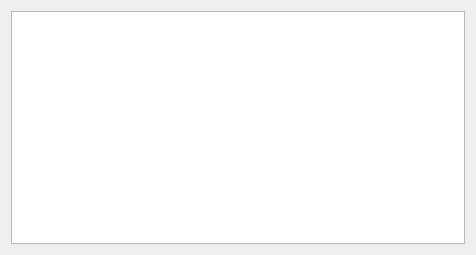
<?xml version="1.0" encoding="UTF-8"?>
<ui version="4.0">
 <class>QQFacePanel</class>
 <widget class="QWidget" name="QQFacePanel">
  <property name="geometry">
   <rect>
    <x>0</x>
    <y>0</y>
    <width>476</width>
    <height>255</height>
   </rect>
  </property>
  <property name="sizePolicy">
   <sizepolicy hsizetype="Minimum" vsizetype="Minimum">
    <horstretch>0</horstretch>
    <verstretch>0</verstretch>
   </sizepolicy>
  </property>
  <property name="windowTitle">
   <string>Form</string>
  </property>
  <layout class="QVBoxLayout" name="verticalLayout">
   <item>
    <widget class="QTableWidget" name="tbw_qqface_">
     <property name="editTriggers">
      <set>QAbstractItemView::NoEditTriggers</set>
     </property>
     <property name="selectionMode">
      <enum>QAbstractItemView::SingleSelection</enum>
     </property>
     <property name="gridStyle">
      <enum>Qt::DotLine</enum>
     </property>
     <attribute name="horizontalHeaderVisible">
      <bool>false</bool>
     </attribute>
     <attribute name="horizontalHeaderDefaultSectionSize">
      <number>30</number>
     </attribute>
     <attribute name="horizontalHeaderMinimumSectionSize">
      <number>30</number>
     </attribute>
     <attribute name="verticalHeaderVisible">
      <bool>false</bool>
     </attribute>
     <attribute name="verticalHeaderMinimumSectionSize">
      <number>30</number>
     </attribute>
    </widget>
   </item>
  </layout>
 </widget>
 <resources/>
 <connections/>
</ui>
